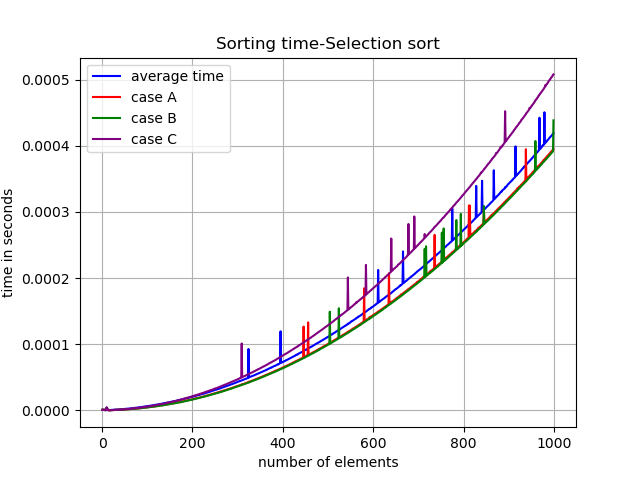

Reproduce this figure in Python.
'''
CH-231-A
a3_p2.cpp
Timofei Podkorytov
[email redacted]
[email redacted]
'''
import numpy as np
import matplotlib.pyplot as plt
 
file=open("out.txt")
data=file.readlines()#opening the file
av=[]
csa=[]
csb=[]
csc=[]
sample=int(data[0])#number of samples
data=data[1:]#get rid of first line
numb=len(data)
for line in data:#here we extract the actual data
    #first we transform the line into array of floats
    row =np.array([float(el) for el in line.split()])
    #then we split it and count the averages
    csa.append(np.average(row[:sample]))
    csb.append(np.average(row[sample:2*sample]))
    csc.append(np.average(row[2*sample:3*sample]))
    av.append(np.average(row[3*sample:]))
#turn intp numpy arrays
avg=np.array(av)
caseA=np.array(csa)
caseB=np.array(csb)
caseC=np.array(csc)
n=np.linspace(1,numb,numb)#arguement
#Here we plot the acual grpah
plt.title("Sorting time-Selection sort")
plt.plot(n,avg, color="blue",label="average time")
plt.plot(n,caseA, color="red",label="case A")
plt.plot(n,caseB, color="green",label="case B")
plt.plot(n,caseC, color="purple",label="case C")
plt.xlabel("number of elements")
plt.ylabel("time in seconds")
plt.grid()
plt.legend()
plt.savefig("graph.png")#save the file
file.close()#close the file